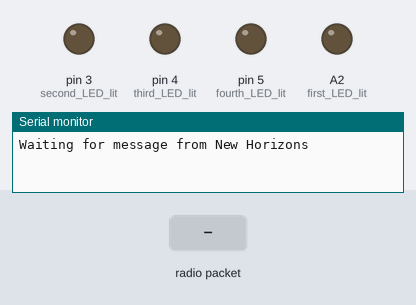
Bench run of a sketch on a simulated Arduino Uno, built with avr-gcc and run on an emulated ATmega328P. Shown: output pins drawn as LEDs (lit = HIGH), the last lines printed to the serial monitor. Inputs (shaded band) come from the test bench. No radio packets arrive unless stated.

Above: at 2.8 s.
2.9 s: radio packet "1" arrives
At 4.78 s:
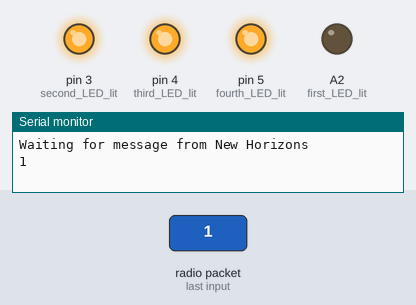
6.3 s: radio packet "0" arrives
At 8.22 s:
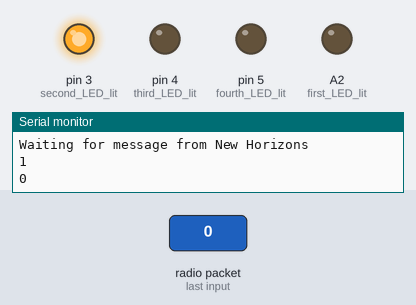
10.2 s: radio packet "2" arrives
At 12.26 s:
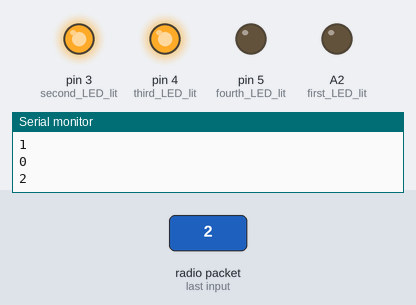
Timing chart, 0 to 14.1 s (numbered marks = the images above; inputs shaded):
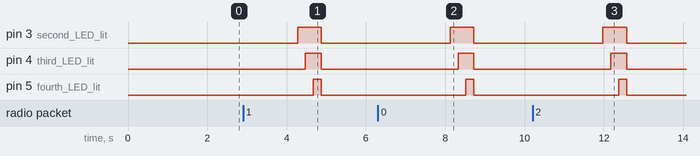

The sketch:

Space_Communication_Rec.ino
```cpp
#include <Wire.h>
//#include <LiquidCrystal_I2C.h>
#include <SPI.h>
#include <RF24.h>

RF24 radio(8, 10); // CE, CSN
#include <SoftwareSerial.h>

SoftwareSerial OpenLCD(6, 7); //RX, TX

// address of the pipe
const byte address[6] = "00001";

String message; //variable to hold the message and display it on LCD Screen
String InputVal;

void setup() {

  Serial.begin(9600);

  //To make the recieve node start listening//
  radio.begin();
  radio.openReadingPipe(0, address);
  radio.setPALevel(RF24_PA_MIN);
  radio.startListening();
  //////////////////////////////////////////
  Serial.println("Waiting for message from New Horizons"); //***change to display on LCD Screen***\\\

  pinMode(A2, OUTPUT);//first LED lit
  pinMode(3, OUTPUT);//second LED lit
  pinMode(4, OUTPUT);//third LED lit
  pinMode(5, OUTPUT);//fourth LED lit
  OpenLCD.begin(9600); //Start communication with OpenLCD
  //display code on LCD Screen


}

void loop() {

 //This statement allows the module to be listening for messages from the Transmit module
    OpenLCD.write('|'); //Setting character
    OpenLCD.write('-'); //Clear display
    OpenLCD.println("Hello Earthlings");//16 characters
    delay(1000);
 if (radio.available()) {
    char text[32] = "";
    radio.read(&text, sizeof(text));
//    Serial.print(text);
//    delay(4000);
    message = text;//sets the string value to the value of the characters that come in via the transmitter
    Serial.println(text);
    OpenLCD.write('|'); //Setting character
    OpenLCD.write('-'); //Clear display
    OpenLCD.println(text);
    delay(1000);
///////////*****For the LEDs, to add a delay to the code to mimic how long it takes for data to come back to Earth, scaled down******\\\\\\\\\
    digitalWrite(A2, HIGH);
    delay (200);//delay for 2 seconds (do real math)
    digitalWrite(3,HIGH);
    delay(200);//delay 2 seconds for the second light
    digitalWrite(4,HIGH);
    delay(200);
   digitalWrite(5,HIGH);
   delay(200);
   digitalWrite(A2,LOW);
   digitalWrite(3,LOW);
   digitalWrite(4,LOW);
   digitalWrite(5,LOW);
    //no delay after the second light because that one indicates it has "reached earth"
    //display user's findings on the LCD screen

//
}
}
```

Measured:
- after the input at 2.9 s, pin 3 (second_LED_lit): LOW → HIGH after 1.4 s, → LOW 0.60 s later; pin 4 (third_LED_lit): LOW → HIGH after 1.6 s, → LOW 0.40 s later; pin 5 (fourth_LED_lit): LOW → HIGH after 1.8 s, → LOW 0.20 s later
- after the input at 6.3 s, pin 3 (second_LED_lit): LOW → HIGH after 1.8 s, → LOW 0.60 s later; pin 4 (third_LED_lit): LOW → HIGH after 2.0 s, → LOW 0.40 s later; pin 5 (fourth_LED_lit): LOW → HIGH after 2.2 s, → LOW 0.20 s later
- after the input at 10.2 s, pin 3 (second_LED_lit): LOW → HIGH after 1.8 s, → LOW 0.60 s later; pin 4 (third_LED_lit): LOW → HIGH after 2.0 s, → LOW 0.40 s later; pin 5 (fourth_LED_lit): LOW → HIGH after 2.2 s, → LOW 0.20 s later
